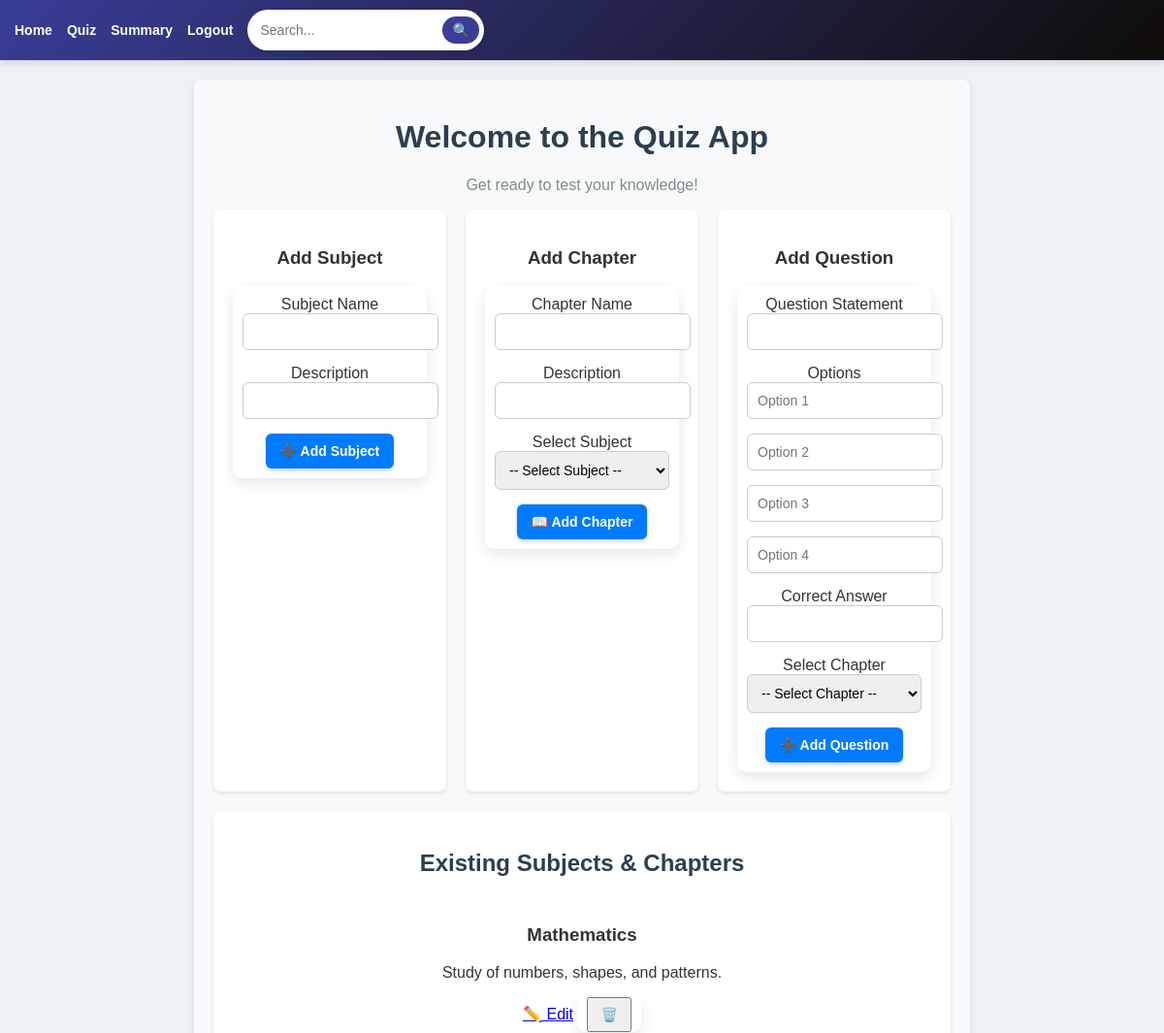
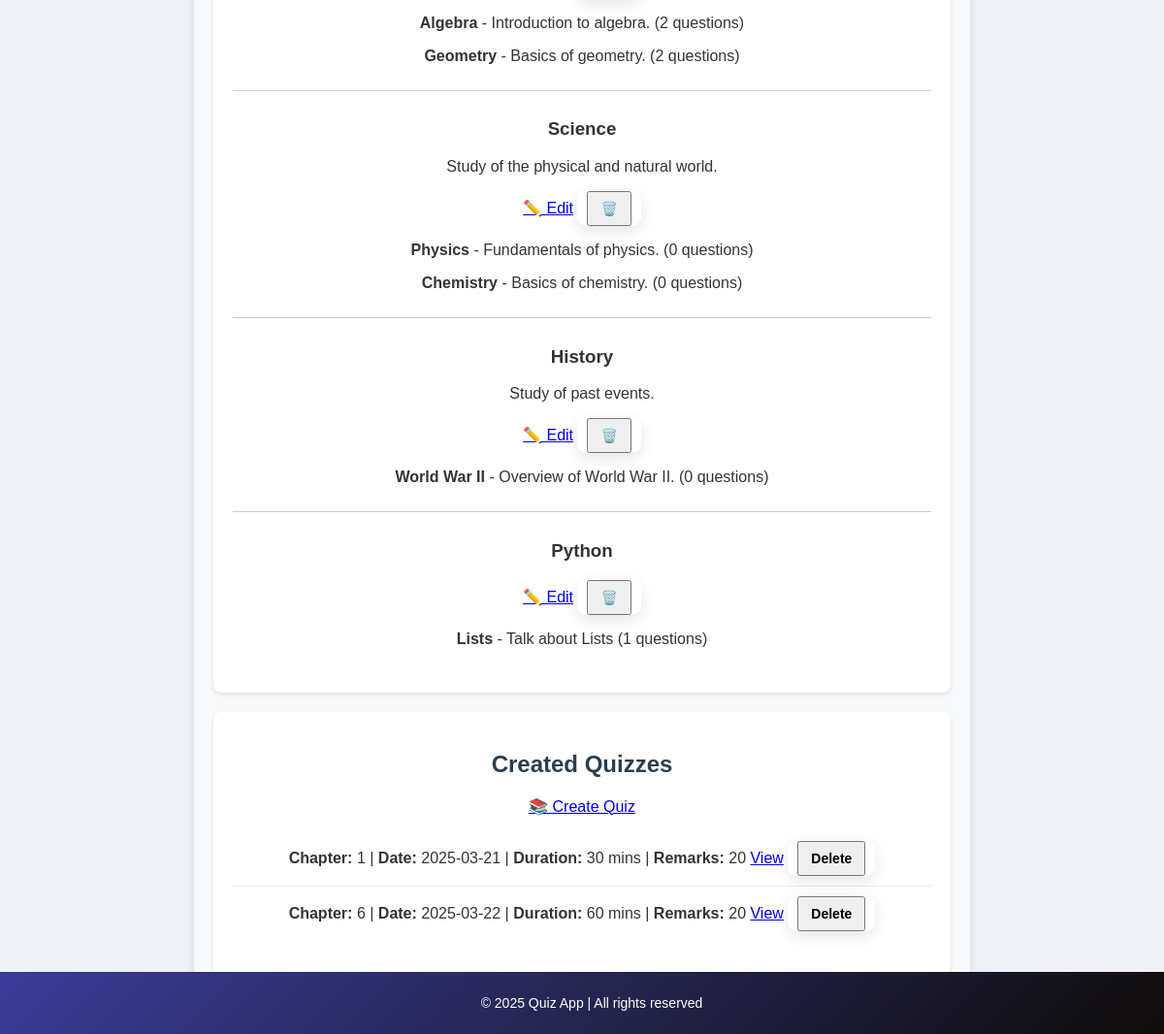
Page /admin_dashboard (signed in) on the committed database (2 pictures, top to bottom).
### models.py (models this page shows, shortened)
class Subject(db.Model):
    __tablename__ = 'subjects'
    id = db.Column(db.Integer, primary_key=True)
    subject_name = db.Column(db.String(80), unique=True, nullable=False)
    description = db.Column(db.String(255), nullable=True)
    chapters = db.relationship('Chapter', backref='subject', lazy=True)

class Chapter(db.Model):
    __tablename__ = 'chapters'
    id = db.Column(db.Integer, primary_key=True)
    chapter_name = db.Column(db.String(80), unique=True, nullable=False)
    description = db.Column(db.String(255), nullable=True)
    subject_id = db.Column(db.Integer, db.ForeignKey('subjects.id'), nullable=False)
    quizzes = db.relationship('Quiz', back_populates='chapter', lazy=True)
    questions = db.relationship('Question', back_populates='chapter', lazy=True)

class Quiz(db.Model):
    __tablename__ = 'quiz'
    id = db.Column(db.Integer, primary_key=True)
    chapter_id = db.Column(db.Integer, db.ForeignKey('chapters.id'), nullable=False)
    name = db.Column(db.String(225), unique=True, nullable=False)
    date_of_quiz = db.Column(db.Date, nullable=True)
    time_duration = db.Column(db.Integer, nullable=True)
    remarks = db.Column(db.String(255), nullable=True)
    chapter = db.relationship('Chapter', back_populates='quizzes')
    scores = db.relationship('Score', backref='quiz', lazy=True)

### app.py (the view, shortened to what this page needs)
@app.route('/admin_dashboard', methods=['GET', 'POST'])
@admin_required
def admin_dashboard():
    subjects = Subject.query.all()
    chapters = Chapter.query.all()
    quizzes = Quiz.query.all()
    return render_template("admin_dashboard.html", subjects=subjects, chapters=chapters, quizzes=quizzes)

### app.py (called while the page is built)
def admin_required(f):
    @wraps(f)
    def decorated_function(*args, **kwargs):
        if "user_id" not in session or session.get('user_role') != 'admin':
            flash("Unauthorized access!", "danger")
            return redirect(url_for("login"))
        return f(*args, **kwargs)
    return decorated_function

### templates/admin_dashboard.html (shortened to what this page needs)
{% extends 'base.html' %}
{% block content %}
<div class="dashboard-container">
  <h1 class="text-center fw-bold">Welcome to the Quiz App</h1>
  <p class="text-center" style="color: #7f8c8d;">Get ready to test your knowledge!</p>
  <div class="forms-row">
    <div class="form-container">
      <h3 class="text-center">Add Subject</h3>
      <form method="POST">
        <label>Subject Name</label>
        <input type="text" name="subject_name" required>
        <label>Description</label>
        <input type="text" name="subject_description">
        <button type="submit">➕ Add Subject</button>
      </form>
    </div>
    <div class="form-container">
      <h3 class="text-center">Add Chapter</h3>
      <form method="POST">
        <label>Chapter Name</label>
        <input type="text" name="chapter_name" required>
        <label>Description</label>
        <input type="text" name="chapter_description">
        <label>Select Subject</label>
        <select name="subject_id" required>
          <option value="">-- Select Subject --</option>
        </select>
        <button type="submit">📖 Add Chapter</button>
      </form>
    </div>
    <div class="form-container">
      <h3 class="text-center">Add Question</h3>
      <form method="POST" action="{{ url_for('add_question') }}">
        <label>Question Statement</label>
        <input type="text" name="question_statement" required>
        <label>Options</label>
        <input type="text" name="option1" placeholder="Option 1" required>
        <input type="text" name="option2" placeholder="Option 2" required>
        <input type="text" name="option3" placeholder="Option 3" required>
        <input type="text" name="option4" placeholder="Option 4" required>
        <label>Correct Answer</label>
        <input type="text" name="correct_answer" required>
        <label>Select Chapter</label>
        <select name="chapter_id" required>
            <option value="">-- Select Chapter --</option>
        </select>
        <button type="submit">➕ Add Question</button>
      </form>
    </div>
  </div>
  <div class="subject-container">
    <h2 class="text-center">Existing Subjects & Chapters</h2>
    {% for subject in subjects %}
    <div class="subject-item">
      <h3 class="text-center">{{ subject.subject_name }}</h3>
      <p class="text-center text-muted">{{ subject.description }}</p>
      <div class="text-center">
        <a href="{{ url_for('edit_subject', subject_id=subject.id) }}" class="btn btn-warning">✏️ Edit</a>
        <form method="POST" action="{{ url_for('delete_subject', subject_id=subject.id) }}" style="display: inline;">
          <button type="submit" class="btn btn-danger" onclick="return confirm('Delete this subject?');">🗑️</button>
        </form>
      </div>
      <div>
        {% for chapter in subject.chapters %}
        <p><strong>{{ chapter.chapter_name }}</strong> - {{ chapter.description }} ({{ chapter.questions|length }} questions)</p>
        {% endfor %}
      </div>
    </div>
    {% else %}
    <p class="text-center text-muted">No subjects available.</p>
    {% endfor %}
  </div>
  <div class="quiz-container">
    <h2 class="text-center">Created Quizzes</h2>
    <div class="text-center">
      <a href="{{ url_for('create_quiz') }}" class="btn btn-primary">📚 Create Quiz</a>
    </div>
    {% if quizzes %}
    <ul>
      {% for quiz in quizzes %}
      <li>
        <strong>Chapter:</strong> {{ quiz.chapter_id }} |
        <strong>Date:</strong> {{ quiz.date_of_quiz }} |
        <strong>Duration:</strong> {{ quiz.time_duration }} mins |
        <strong>Remarks:</strong> {{ quiz.remarks }}
        <a href="{{ url_for('view_quiz', quiz_id=quiz.id) }}" class="btn btn-info">View</a>
        <form method="POST" action="{{ url_for('delete_quiz', quiz_id=quiz.id) }}" style="display: inline;">
          <button type="submit" class="btn btn-danger" onclick="return confirm('Delete this quiz?');">Delete</button>
      </form>
      </li>
      {% endfor %}
    </ul>
    {% else %}
    <p class="text-center text-muted">No quizzes available.</p>
    {% endif %}
  </div>
</div>
{% endblock %}

### templates/base.html (style rules this page uses)
form { background: white; padding: 10px; border-radius: 10px; box-shadow: 0px 5px 15px rgba(0, 0, 0, 0.1); }
input, select { border: 2px solid #3a3d98; border-radius: 10px; padding: 8px; }
button { font-size: 14px; font-weight: bold; padding: 8px 12px; }
body { font-family: 'Poppins', Arial, sans-serif; margin: 0; padding: 0; background-color: #eef1f6; color: #333; }

### templates/admin_dashboard.html (style rules this page uses)
.dashboard-container { max-width: 100%; margin: auto; padding: 20px; background-color: #f8f9fa; border-radius: 8px; box-shadow: 0 4px 8px rgba(0, 0, 0, 0.1); }
h1, h2 { color: #2c3e50; }
.forms-row { display: flex; gap: 20px; justify-content: space-between; flex-wrap: nowrap; }
.form-container { background: #fff; padding: 20px; border-radius: 8px; box-shadow: 0 2px 4px rgba(0, 0, 0, 0.1); width: 32%; box-sizing: border-box; }
.form-container input, .form-container select { width: 100%; padding: 10px; margin-bottom: 15px; font-size: 14px; border: 1px solid #ccc; border-radius: 6px; transition: border-color 0.3s; }
.form-container button { padding: 10px 15px; font-size: 14px; border-radius: 6px; border: none; cursor: pointer; background: #007bff; color: #fff; box-shadow: 0 2px 4px rgba(0, 0, 0, 0.2); transition: background 0.3s; }
.subject-container, .quiz-container { background-color: #fff; padding: 20px; margin: 20px 0; border-radius: 8px; box-shadow: 0 2px 4px rgba(0, 0, 0, 0.1); }
.subject-item { padding: 10px 0; border-bottom: 1px solid #ccc; }
.subject-item:last-child { border-bottom: none; }
.quiz-container ul { list-style-type: none; padding: 0; }
.quiz-container li { padding: 10px; border-bottom: 1px solid #e9ecef; }
.quiz-container li:last-child { border-bottom: none; }

### rows in the picture
Subject: subject_name "Mathematics", description "Study of numbers, shapes, and patterns."
Chapter: chapter_name "Algebra", description "Introduction to algebra.", questions|length "2"
Chapter: chapter_name "Geometry", description "Basics of geometry.", questions|length "2"
Subject: subject_name "Science", description "Study of the physical and natural world."
Chapter: chapter_name "Physics", description "Fundamentals of physics.", questions|length "0"
Chapter: chapter_name "Chemistry", description "Basics of chemistry.", questions|length "0"
Subject: subject_name "History", description "Study of past events."
Chapter: chapter_name "World War II", description "Overview of World War II.", questions|length "0"
Subject: subject_name "Python"
Chapter: chapter_name "Lists", description "Talk about Lists", questions|length "1"
Quiz: chapter_id "1", date_of_quiz "2025-03-21", time_duration "30", remarks "20"
Quiz: chapter_id "6", date_of_quiz "2025-03-22", time_duration "60", remarks "20"
